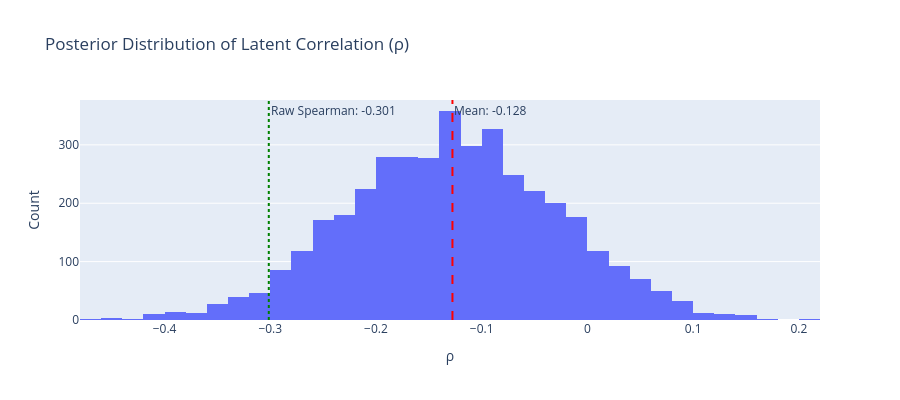

Notebook source saved alongside this figure:
### Markdown cell above
## Results Visualization

### Code cell
# Posterior distribution of rho
fig = go.Figure()
fig.add_trace(go.Histogram(x=rho_samples, nbinsx=50, name='Posterior'))
fig.add_vline(x=rho_samples.mean(), line_dash='dash', line_color='red',
              annotation_text=f'Mean: {rho_samples.mean():.3f}')
fig.add_vline(x=spearman_corr, line_dash='dot', line_color='green',
              annotation_text=f'Raw Spearman: {spearman_corr:.3f}')
fig.update_layout(
    title='Posterior Distribution of Latent Correlation (ρ)',
    xaxis_title='ρ',
    yaxis_title='Count',
    height=400
)
fig.show()

### Figure 1 — Plotly figure (JSON) as saved in the notebook; plotly's stock layout.template omitted (floating-point values rounded to 4 significant figures; data arrays with more than 128 entries replaced by an {"elided": "..."} marker saying what was removed)
{"data": [{"name": "Posterior", "nbinsx": 50, "type": "histogram", "x": {"elided": "4000 float values"}}], "layout": {"annotations": [{"showarrow": false, "text": "Mean: -0.128", "x": -0.1277, "xanchor": "left", "xref": "x", "y": 1, "yanchor": "top", "yref": "y domain"}, {"showarrow": false, "text": "Raw Spearman: -0.301", "x": -0.3014, "xanchor": "left", "xref": "x", "y": 1, "yanchor": "top", "yref": "y domain"}], "height": 400, "shapes": [{"line": {"color": "red", "dash": "dash"}, "type": "line", "x0": -0.1277, "x1": -0.1277, "xref": "x", "y0": 0, "y1": 1, "yref": "y domain"}, {"line": {"color": "green", "dash": "dot"}, "type": "line", "x0": -0.3014, "x1": -0.3014, "xref": "x", "y0": 0, "y1": 1, "yref": "y domain"}], "title": {"text": "Posterior Distribution of Latent Correlation (ρ)"}, "xaxis": {"title": {"text": "ρ"}}, "yaxis": {"title": {"text": "Count"}}}}
